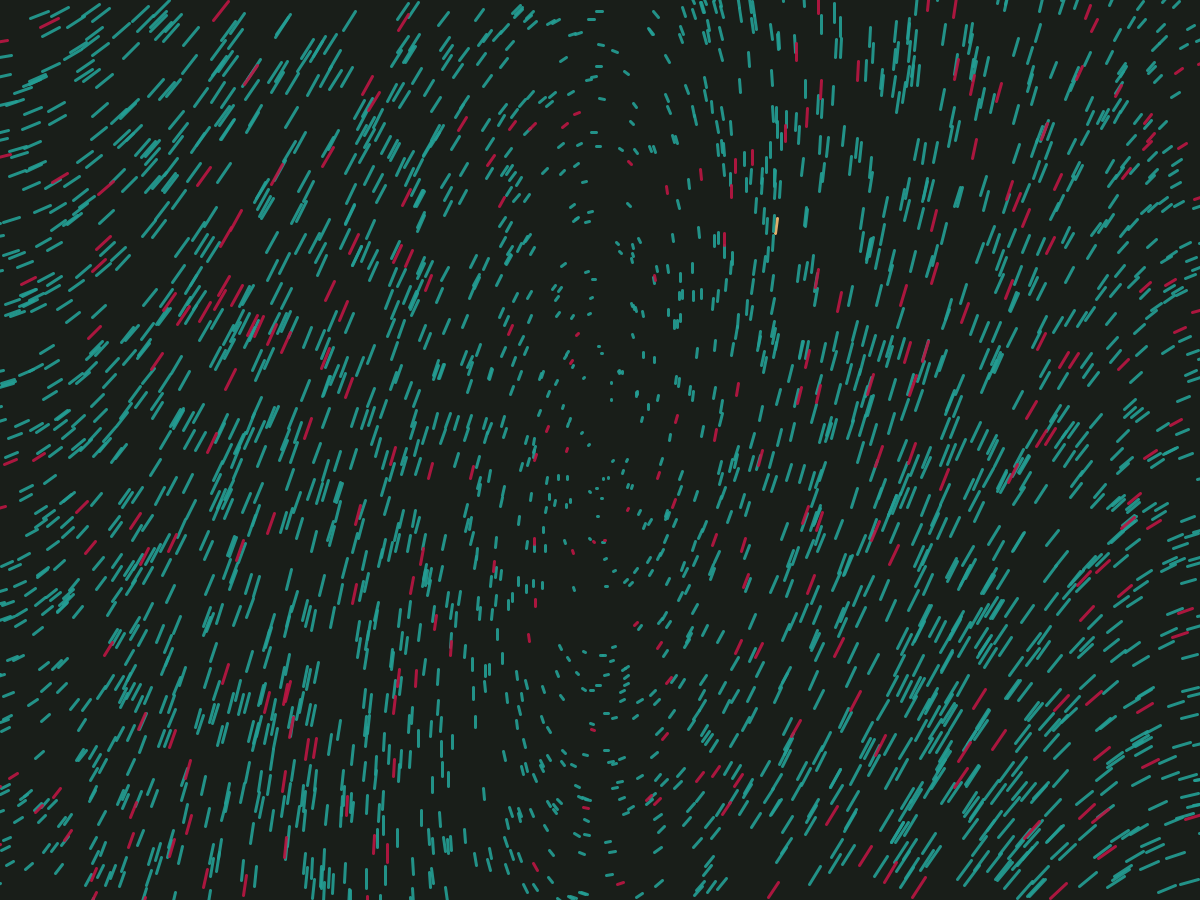
Frame 1 (no input)
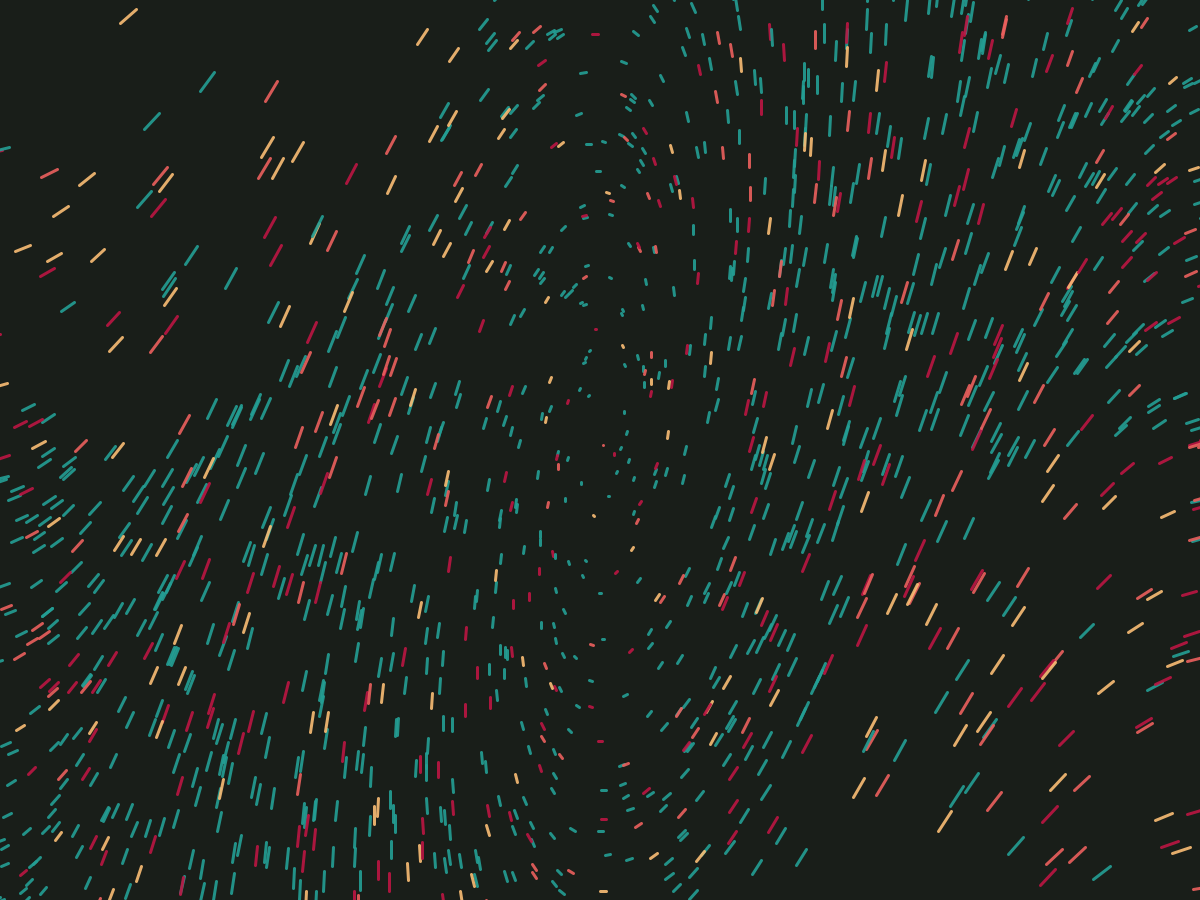
Frame 60 (the mouse pressed at the canvas centre just before this capture)
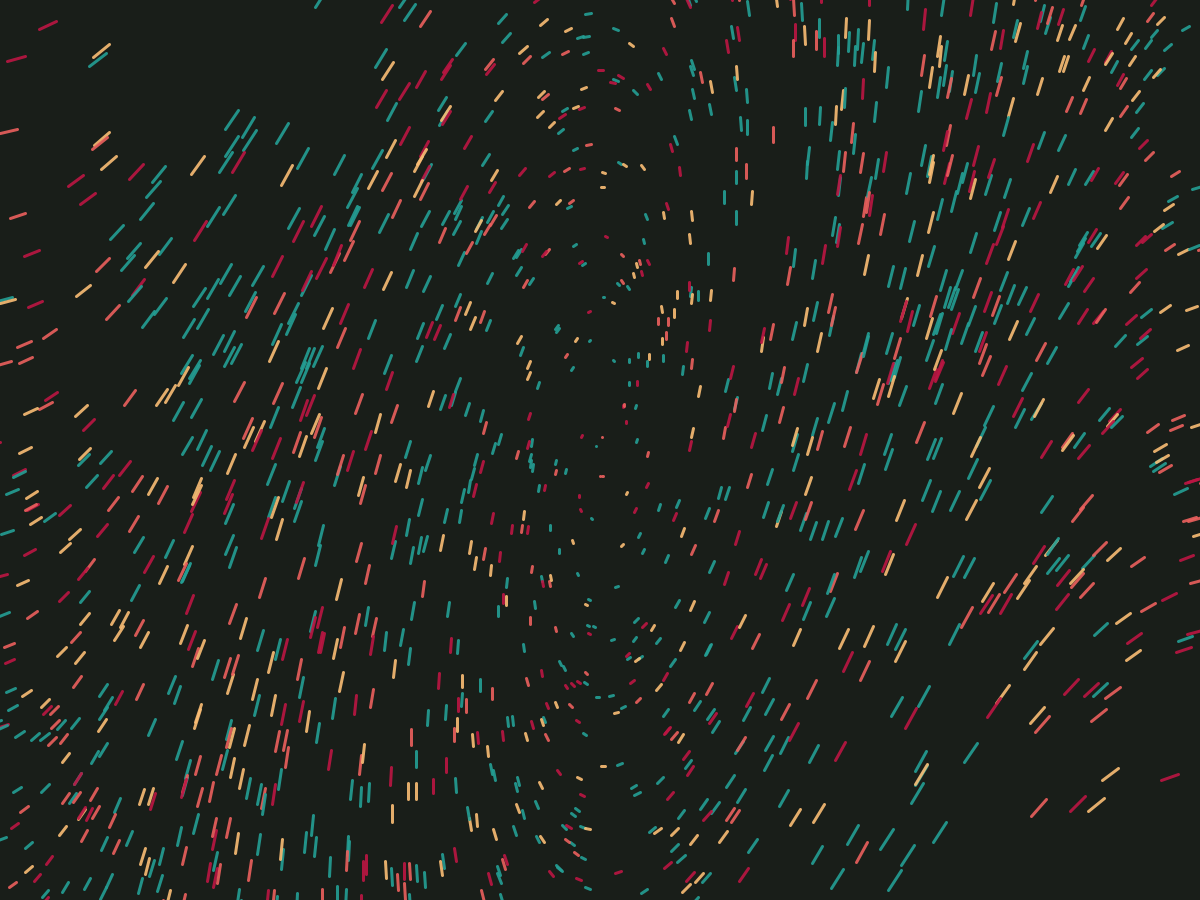
Frame 120 (the mouse held since frame 60 and released just before this capture)

The Processing sketch that drew these frames (run headless with seeded random() and noise(); from frame 60 on, the mouse is pressed at the canvas centre):

// Processing sketch: sketch_2d_vector_field
// ── sketch_2d_vector_field.pde
/* James Roan
 * 21 Sep 2019
 * sketch_2d_vector_field.pde
 *
 * A basic 2d vector field visualizer
 */


static final int   MAX_POINTS     = 22500;
static final int   NUM_POINTS_X   = 50;
static final int   NUM_POINTS_Y   = 50;
static final float VECTOR_SCALE   = 50;
static final int   VECTOR_OPACITY = 230;
static final float VECTOR_WEIGHT  = 3;
static final float ANIMATION_RATE = 0.004;
static final float SIMULATION_OVERSIZE = 0.5;  // how far out of the viewport the vectors are allowed to remain alive
static final float CLICK_SPAWN_RANDOMNESS = 0.09;

class FieldNode extends PVector
{
  public color c;
  public FieldNode (float x, float y, color c) {
    super(x, y);
    this.c = c;
  }
  public FieldNode (FieldNode v) {
    super(v.x, v.y);
    this.c = v.c;
  }
}
static ArrayList<FieldNode> points = new ArrayList<FieldNode>();


final color[] PALETTE = {
  #bb1542,  // deep red
  #eb5f5d,  // light red
  #fabc74,  // orange/yellow
  #239f95   // blue
};


/* Frame independent timing */
static int deltaTime = 0;
static int endTime = 0;

/* Animation on/off */
static boolean animate = true;


void setup ()
{
  size(1200,900);
  strokeWeight(VECTOR_WEIGHT);
  frameRate(60);
  if (true) {
    spawn_random_vectors(NUM_POINTS_X*NUM_POINTS_Y);
  } else {
    float spacing_x = 2f/NUM_POINTS_X;
    float spacing_y = 2f/NUM_POINTS_Y;
    int point_num = 0;
    for (float i = -1; i < 1; i+=spacing_x) {
      for (float j = -1; j < 1; j+=spacing_y) {
        points.add(new FieldNode(i, j, PALETTE[point_num%PALETTE.length]));
        point_num++;
      }
    }
  }
  
}

void draw ()
{
  deltaTime = millis() - endTime;
  background(25,30,25);
  
  ArrayList<FieldNode> p_copy = new ArrayList<FieldNode>(points);
  for (FieldNode p : p_copy) {
    float pos_x = map(p.x, -1, 1, 0, width);
    float pos_y = map(p.y, -1, 1, 0, height);
    if (p.x > 1+SIMULATION_OVERSIZE || p.x < -1-SIMULATION_OVERSIZE || p.y > 1+SIMULATION_OVERSIZE || p.y < -1-SIMULATION_OVERSIZE) {
      points.remove(p);
      spawn_random_vectors(1);
    } else {
      stroke(p.c, VECTOR_OPACITY);
      line(pos_x, pos_y, pos_x+(VECTOR_SCALE*gradient_x(p, deltaTime)), pos_y+(VECTOR_SCALE*gradient_y(p, deltaTime)));
      if (animate) {
        p.x = step_x(p, deltaTime);
        p.y = step_y(p, deltaTime);
      }
    }
  }
  
  if (points.size() > MAX_POINTS) {
    while (points.size() > MAX_POINTS) {
      points.remove(int(random(0, points.size()-1)));
    }
  }
  
  endTime = millis();
}

// click to spawn vectors around the mouse
void mousePressed ()
{
  float px = map(mouseX, 0, width, -1, 1);
  float py = map(mouseY, 0, height, -1, 1);
  for (int i = 0; i < 10; i++) {
    spawn_vector(px, py, CLICK_SPAWN_RANDOMNESS, PALETTE[(millis()+i)%PALETTE.length]);
  }
}

// press spacebar to pause the animation
void keyPressed () {
  if (key == ' ')
    animate = !animate;
}

void spawn_random_vectors (int n) {
  for (int i=0; i < n; i++) {
    spawn_vector(0, 0, 1, PALETTE[millis()%PALETTE.length]);
  }
}

void spawn_vector (float x, float y, float variation, color c) {
  points.add(new FieldNode(x+random(-1*variation, variation), y+random(-1*variation, variation), c));
}

// Parametric gradient equation functions
float gradient_x (PVector p, float dt)
{
  return 0.3*sin(p.x)+0.6*sin(0.2*p.y);
}

float gradient_y (PVector p, float dt)
{
  return -0.4*sin(3*p.x);
}

// The animation steps move the point in the direction of the vector
// this could be more efficient by removing double calls to gradient_*()
float step_x (PVector p, float dt)
{
  return p.x+(gradient_x(p,dt)*ANIMATION_RATE*dt);
}

float step_y (PVector p, float dt)
{
  return p.y+(gradient_y(p,dt)*ANIMATION_RATE*dt);
}
